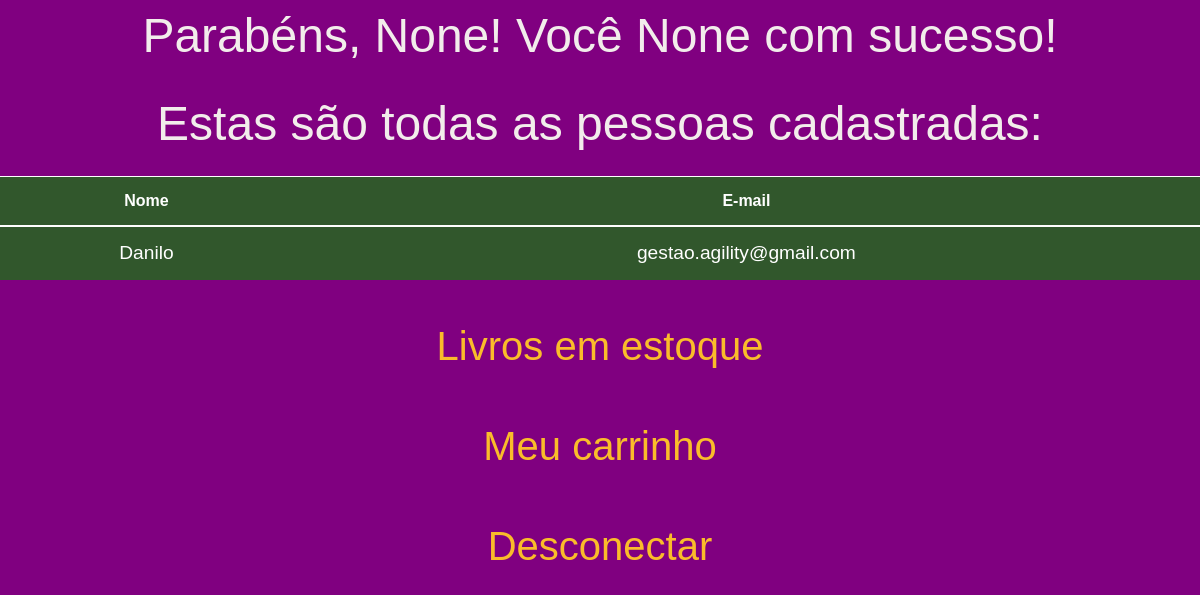
/pessoas, run on an earlier commit of the app's database.
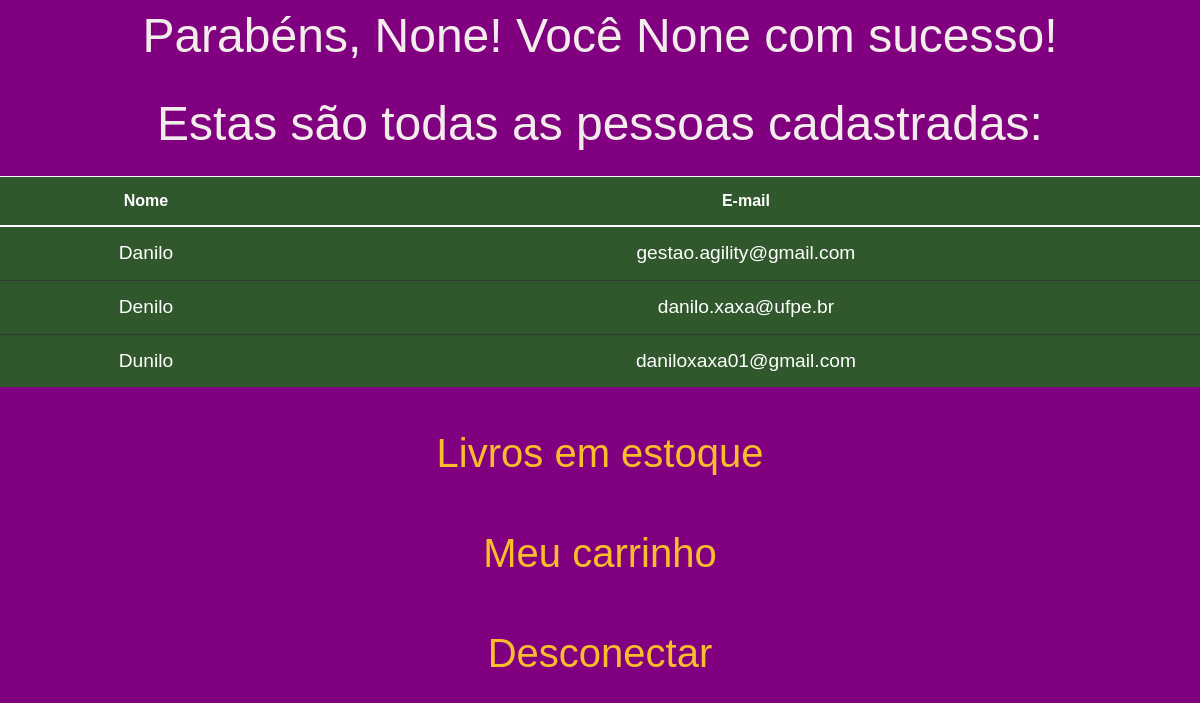
And on a later commit of the database.
### tables this page shows
CREATE TABLE registrados (id INTEGER, nome TEXT NOT NULL, email TEXT NOT NULL, senha TEXT NOT NULL, PRIMARY KEY (id));

### app.py (the view)
@app.route('/pessoas')
def pessoas():
    msg_sucesso = f'Parabéns, {session.get("nome")}! Você {session.get("fez")} com sucesso!'
    nomes_emails = db.execute("SELECT nome, email FROM registrados")
    return render_template('pessoas.html', nomes_emails=nomes_emails, msg_sucesso=msg_sucesso)

### templates/pessoas.html (shortened to what this page needs)
{% extends "layout.html" %}
{% block corpo %}
    <p>{{ msg_sucesso }}</p>
    <p>Estas são todas as pessoas cadastradas:</p>
    <div class="central">
        <table class="table table-striped table-dark">
            <thead>
                <tr>
                    <th scope="col">Nome</th>
                    <th scope="col">E-mail</th>
                </tr>
            </thead>
            <tbody>
                {% for item in nomes_emails %}
                <tr>
                    <td scope="row">{{ item.nome }}</td>
                    <td scope="row">{{ item.email }}</td>
                </tr>
                {% endfor %}
            </tbody>
        </table>
        <a href="/produtos">Livros em estoque</a>
        <a href="/carrinho">Meu carrinho</a>
        <a href="/desconectar">Desconectar</a>
    </div>
{% endblock %}

### templates/layout.html (shortened to what this page needs)
<!DOCTYPE html>
<html lang="pt-br">
<head>
    <link rel="stylesheet" href="https://maxcdn.bootstrapcdn.com/bootstrap/4.0.0/css/bootstrap.min.css">
    <link rel="stylesheet" href="../static/style.css">
</head>
<body>
    {% block corpo %} {% endblock %}
</body>
</html>

### static/style.css (style rules this page uses)
* { font-family: Arial, sans-serif; text-align: center; }
body { background-color: white; }
p { font-size: 3em; }
a { font-size: 2.5em; text-decoration: none; color: red; display: block; margin: 20px auto; }
.central { display: grid; place-items: center; }
td { font-size: 1.2rem; }
.table-dark { background-color: white; }
.table-dark thead th { border-color: white; }

What changed in the data, as far as the page shows it:
added registrados: nome "Denilo", email "danilo.xaxa@ufpe.br"
added registrados: nome "Dunilo", email "daniloxaxa01@gmail.com"
